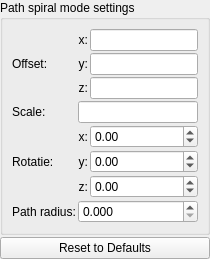
                <widget class="QWidget" name="page_fake_lights_path_spiral">
                 <layout class="QVBoxLayout" name="verticalLayout_path_spiral">
                  <property name="spacing">
                   <number>2</number>
                  </property>
                  <property name="leftMargin">
                   <number>0</number>
                  </property>
                  <property name="topMargin">
                   <number>0</number>
                  </property>
                  <property name="rightMargin">
                   <number>0</number>
                  </property>
                  <property name="bottomMargin">
                   <number>0</number>
                  </property>
                  <item>
                   <widget class="QGroupBox" name="groupBox_fake_lights_path_spiral">
                    <property name="title">
                     <string>Path spiral mode settings</string>
                    </property>
                    <layout class="QGridLayout" name="gridLayout_path_spiral">
                     <property name="spacing">
                      <number>2</number>
                     </property>
                     <item row="0" column="0" rowspan="3">
                      <widget class="QLabel" name="label_path_spiral_offset">
                       <property name="text">
                        <string>Offset:</string>
                       </property>
                      </widget>
                     </item>
                     <item row="0" column="1">
                      <widget class="QLabel" name="label_path_spiral_offset_x">
                       <property name="text">
                        <string>x:</string>
                       </property>
                       <property name="alignment">
                        <set>Qt::AlignRight|Qt::AlignTrailing|Qt::AlignVCenter</set>
                       </property>
                      </widget>
                     </item>
                     <item row="0" column="2">
                      <widget class="MyLineEdit" name="vect3_fake_lights_path_spiral_offset_x"></widget>
                     </item>
                     <item row="1" column="1">
                      <widget class="QLabel" name="label_path_spiral_offset_y">
                       <property name="text">
                        <string>y:</string>
                       </property>
                       <property name="alignment">
                        <set>Qt::AlignRight|Qt::AlignTrailing|Qt::AlignVCenter</set>
                       </property>
                      </widget>
                     </item>
                     <item row="1" column="2">
                      <widget class="MyLineEdit" name="vect3_fake_lights_path_spiral_offset_y"></widget>
                     </item>
                     <item row="2" column="1">
                      <widget class="QLabel" name="label_path_spiral_offset_z">
                       <property name="text">
                        <string>z:</string>
                       </property>
                       <property name="alignment">
                        <set>Qt::AlignRight|Qt::AlignTrailing|Qt::AlignVCenter</set>
                       </property>
                      </widget>
                     </item>
                     <item row="2" column="2">
                      <widget class="MyLineEdit" name="vect3_fake_lights_path_spiral_offset_z"></widget>
                     </item>
                     <item row="3" column="0">
                      <widget class="QLabel" name="label_path_spiral_scale">
                       <property name="text">
                        <string>Scale:</string>
                       </property>
                      </widget>
                     </item>
                     <item row="3" column="1" colspan="2">
                      <widget class="MyLineEdit" name="logedit_fake_lights_path_spiral_scale"></widget>
                     </item>
                     <item row="4" column="0" rowspan="3">
                      <widget class="QLabel" name="label_path_spiral_rotation">
                       <property name="text">
                        <string>Rotatie:</string>
                       </property>
                      </widget>
                     </item>
                     <item row="4" column="1">
                      <widget class="QLabel" name="label_path_spiral_rotation_x">
                       <property name="text">
                        <string>x:</string>
                       </property>
                       <property name="alignment">
                        <set>Qt::AlignRight|Qt::AlignTrailing|Qt::AlignVCenter</set>
                       </property>
                      </widget>
                     </item>
                     <item row="4" column="2">
                      <widget class="MyDoubleSpinBox" name="spinboxd3_fake_lights_path_spiral_rotation_x">
                       <property name="decimals">
                        <number>2</number>
                       </property>
                       <property name="minimum">
                        <double>-36000.000000000000000</double>
                       </property>
                       <property name="maximum">
                        <double>36000.000000000000000</double>
                       </property>
                       <property name="singleStep">
                        <double>0.100000000000000</double>
                       </property>
                      </widget>
                     </item>
                     <item row="5" column="1">
                      <widget class="QLabel" name="label_path_spiral_rotation_y">
                       <property name="text">
                        <string>y:</string>
                       </property>
                       <property name="alignment">
                        <set>Qt::AlignRight|Qt::AlignTrailing|Qt::AlignVCenter</set>
                       </property>
                      </widget>
                     </item>
                     <item row="5" column="2">
                      <widget class="MyDoubleSpinBox" name="spinboxd3_fake_lights_path_spiral_rotation_y">
                       <property name="decimals">
                        <number>2</number>
                       </property>
                       <property name="minimum">
                        <double>-36000.000000000000000</double>
                       </property>
                       <property name="maximum">
                        <double>36000.000000000000000</double>
                       </property>
                       <property name="singleStep">
                        <double>0.100000000000000</double>
                       </property>
                      </widget>
                     </item>
                     <item row="6" column="1">
                      <widget class="QLabel" name="label_path_spiral_rotation_z">
                       <property name="text">
                        <string>z:</string>
                       </property>
                       <property name="alignment">
                        <set>Qt::AlignRight|Qt::AlignTrailing|Qt::AlignVCenter</set>
                       </property>
                      </widget>
                     </item>
                     <item row="6" column="2">
                      <widget class="MyDoubleSpinBox" name="spinboxd3_fake_lights_path_spiral_rotation_z">
                       <property name="decimals">
                        <number>2</number>
                       </property>
                       <property name="minimum">
                        <double>-36000.000000000000000</double>
                       </property>
                       <property name="maximum">
                        <double>36000.000000000000000</double>
                       </property>
                       <property name="singleStep">
                        <double>0.100000000000000</double>
                       </property>
                      </widget>
                     </item>
                     <item row="7" column="0">
                      <widget class="QLabel" name="label_path_spiral_radius">
                       <property name="text">
                        <string>Path radius:</string>
                       </property>
                      </widget>
                     </item>
                     <item row="7" column="1" colspan="2">
                      <widget class="MyDoubleSpinBox" name="spinbox_fake_lights_path_spiral_path_radius">
                       <property name="decimals">
                        <number>3</number>
                       </property>
                       <property name="minimum">
                        <double>0.000000000000000</double>
                       </property>
                       <property name="maximum">
                        <double>10000.000000000000000</double>
                       </property>
                       <property name="singleStep">
                        <double>0.100000000000000</double>
                       </property>
                      </widget>
                     </item>
                    </layout>
                   </widget>
                  </item>
                  <item>
                   <widget class="QPushButton" name="pushButton_reset_path_spiral">
                    <property name="text">
                     <string>Reset to Defaults</string>
                    </property>
                   </widget>
                  </item>
                 </layout>
                </widget>
